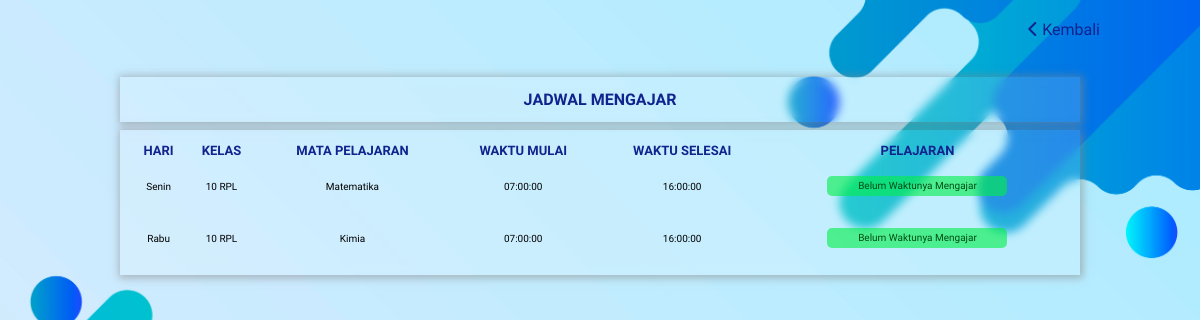
Screenshot of /aplikasi/guru/jadwal-mengajar.php (signed in) with the database file from the repository.
### tables this page shows
CREATE TABLE jadwal(
  id_jadwal INT AUTO_INCREMENT PRIMARY KEY,
  id_kelas INT NOT NULL,
  id_hari INT NOT NULL,
  id_mata_pelajaran INT NOT NULL,
  id_guru INT NOT NULL,
  waktu_mulai TIME,
  waktu_selesai TIME,
  
  CONSTRAINT fk_kelas_jadwal FOREIGN KEY (id_kelas) REFERENCES kelas(id_kelas) ON DELETE CASCADE ON UPDATE CASCADE,
  CONSTRAINT fk_hari_jadwal FOREIGN KEY (id_hari) REFERENCES hari(id_hari) ON DELETE CASCADE ON UPDATE CASCADE,
  CONSTRAINT fk_mata_pelajaran_jadwal FOREIGN KEY (id_mata_pelajaran) REFERENCES mata_pelajaran(id_mata_pelajaran) ON DELETE CASCADE ON UPDATE CASCADE,
  CONSTRAINT fk_guru_jadwal FOREIGN KEY (id_guru) REFERENCES guru(id) ON DELETE CASCADE ON UPDATE CASCADE
);

CREATE TABLE hari(
  id_hari INT AUTO_INCREMENT PRIMARY KEY,
  nama_hari VARCHAR(255) NOT NULL
);

CREATE TABLE kelas(
  id_kelas INT AUTO_INCREMENT PRIMARY KEY,
  id_sekolah INT NOT NULL,
  nama_kelas VARCHAR(255) NOT NULL,
  
  CONSTRAINT fk_sekolah_kelas FOREIGN KEY (id_sekolah) REFERENCES sekolah (id) ON DELETE CASCADE ON UPDATE CASCADE
);

CREATE TABLE mata_pelajaran(
  id_mata_pelajaran INT AUTO_INCREMENT PRIMARY KEY,
  nama_mata_pelajaran VARCHAR(255) NOT NULL
);

### aplikasi/guru/jadwal-mengajar.php (the view, shortened to what this page needs)
<?php
$id_guru = $_SESSION["id_guru"];
require "../koneksi-database.php";
$ambil_data_guru = mysqli_query($koneksi_database, "SELECT * FROM guru WHERE id_guru='$id_guru' ");
$data_guru = mysqli_fetch_assoc($ambil_data_guru);
$id_guru = $data_guru["id"];
$hari_saat_ini = date("l");
if($hari_saat_ini == "Sunday") {
	$hari_saat_ini = "ahad";
} elseif($hari_saat_ini == "Monday") {
	$hari_saat_ini = "senin";
} elseif($hari_saat_ini == "Tuesday") {
	$hari_saat_ini = "selasa";
} elseif($hari_saat_ini == "Wednesday") {
	$hari_saat_ini = "rabu";
} elseif($hari_saat_ini == "Thursday") {
	$hari_saat_ini = "kamis";
} elseif($hari_saat_ini == "Friday") {
	$hari_saat_ini = "jum'at";
} elseif($hari_saat_ini == "Saturday") {
	$hari_saat_ini = "sabtu";
}
$kueri_data_jadwal = "
	SELECT
		hari.nama_hari,
		kelas.nama_kelas,
		mata_pelajaran.nama_mata_pelajaran,
		jadwal.id_kelas,
		jadwal.id_mata_pelajaran,
		jadwal.waktu_mulai,
		jadwal.waktu_selesai
	FROM jadwal
	INNER JOIN hari ON hari.id_hari = jadwal.id_hari
	INNER JOIN kelas ON kelas.id_kelas = jadwal.id_kelas
	INNER JOIN mata_pelajaran ON mata_pelajaran.id_mata_pelajaran = jadwal.id_mata_pelajaran
	WHERE id_guru = '$id_guru'
	ORDER BY jadwal.id_hari, jadwal.waktu_mulai
";
$ambil_data_jadwal = mysqli_query($koneksi_database, $kueri_data_jadwal);
$waktu_saat_ini = date("H:i:s");
?>
<!DOCTYPE html>
<html lang="en">
<body>
<nav>
<a class="kembali" href="../guru"><i class="fas fa-chevron-left"></i> Kembali</a>
</nav><br><br><br>
<table align="center">
<tr>
			<td class="head-table" colspan="6" align="center">Jadwal Mengajar</td>
		</tr>
		<table  align="center">
		<tr class="tatabel">
			<th>hari</th>
			<th>kelas</th>
			<th>mata pelajaran</th>
			<th>waktu mulai</th>
			<th>waktu selesai</th>
			<th colspan="2">pelajaran</th>
		</tr>
		<?php while($data_jadwal = mysqli_fetch_assoc($ambil_data_jadwal)) : ?>
		<tr class="table-mapel" align="center" >
			<td><?php echo $data_jadwal["nama_hari"]; ?></td>
			<td><?php echo $data_jadwal["nama_kelas"]; ?></td>
			<td><?php echo $data_jadwal["nama_mata_pelajaran"]; ?></td>
			<td><?php echo $data_jadwal["waktu_mulai"]; ?></td>
			<td><?php echo $data_jadwal["waktu_selesai"]; ?></td>
			<td>
				<?php if ($hari_saat_ini != $data_jadwal["nama_hari"] && $waktu_saat_ini < $data_jadwal["waktu_mulai"]): ?>
					<p class="btn-wait">belum waktunya mengajar</p>
				<?php elseif($hari_saat_ini != $data_jadwal["nama_hari"] && $waktu_saat_ini > $data_jadwal["waktu_selesai"]) : ?>
					<p class="btn-wait">belum waktunya mengajar</p>
				<?php elseif($hari_saat_ini != $data_jadwal["nama_hari"] && $waktu_saat_ini >= $data_jadwal["waktu_mulai"] AND $waktu_saat_ini <= $data_jadwal["waktu_selesai"]) : ?>
					<p class="btn-wait">belum waktunya mengajar</p>
				<?php elseif($hari_saat_ini == $data_jadwal["nama_hari"] && $waktu_saat_ini < $data_jadwal["waktu_mulai"]) : ?>
					<p class="btn-wait">belum waktunya mengajar</p>
				<?php elseif($hari_saat_ini == $data_jadwal["nama_hari"] && $waktu_saat_ini > $data_jadwal["waktu_selesai"]) : ?>
					<p class="btn-lewat">waktu sudah lewat</p>
				<?php endif ?>
			</td>
		</tr>
		<?php endwhile; ?>
	</table>
</body>
</html>

### assets/css/style.css (style rules this page uses)
:root { --header-height: 3rem; --first-color: #212686; --first-color-dark: #212686; --first-color-darken: #3e44ba; --white-color: #fcf8f8; --body-font: "Convergence", sans-serif; --big-font-size: 2.5rem; --normal-font-size: 0.938rem; --z-fixed: 100; }
@media screen and (min-width: 768px) { :root { --big-font-size: 5rem; --normal-font-size: 1rem; } }
body { display: block; background-image: url("../../bg.jpg "); background-size: cover; background-repeat: no-repeat; margin: var(--header-height) 0 0 0; padding: 0; font-family: var(--body-font); font-size: var(--normal-font-size); font-weight: 500; }
h1, p, ul { margin: 0; }
a { text-decoration: none; }
@media screen and (min-width: 768px) { body { margin: 0; } }
@media screen and (min-width: 1024px) { nav { padding-top: 20px; } }
@media screen and (min-width: 1024px) { .kembali { margin-right: 100px; float: right; color: #11238d; } }
@media screen and (min-width: 1024px) { table { width: 80%; padding: 10px; box-shadow: 1px 1px 8px 2px #8888888f; margin-bottom: 8px; margin-left: auto; margin-right: auto; background-color: rgba(255, 255, 255, 0.15); backdrop-filter: blur(5px); max-width: 1000px; } }
@media screen and (min-width: 1024px) { .tatabel { text-transform: uppercase; text-align: center; font-size: 13px; color: #11238d; } }
@media screen and (min-width: 1024px) { .head-table { font-weight: 600; text-transform: uppercase; color: #11238d; } }
@media screen and (min-width: 1024px) { .table-mapel { text-transform: capitalize; height: 50px; border-radius: 30px; font-size: 10px; } }
@media screen and (min-width: 1024px) { .btn-wait { display: block; width: 180px; height: 20px; border-radius: 5px; background-color: rgba(0, 238, 71, 0.603); color: rgb(0, 77, 23); line-height: 20px; } }

### rows the page displays
jadwal: id_hari.nama_hari "Senin", id_kelas.nama_kelas "10 RPL", id_mata_pelajaran.nama_mata_pelajaran "Matematika", waktu_mulai "07:00:00", waktu_selesai "16:00:00", shows "Belum Waktunya Mengajar"
jadwal: id_hari.nama_hari "Rabu", id_kelas.nama_kelas "10 RPL", id_mata_pelajaran.nama_mata_pelajaran "Kimia", waktu_mulai "07:00:00", waktu_selesai "16:00:00", shows "Belum Waktunya Mengajar"
